Frame 1 (no input): blank canvas, image omitted
Frame 60 (no input): blank canvas, image omitted
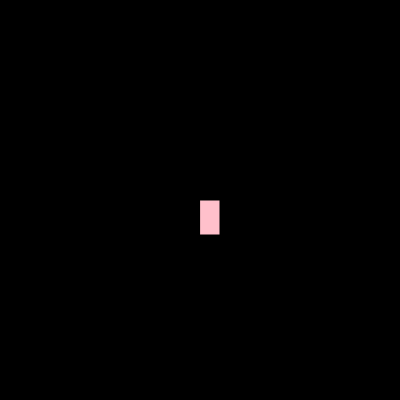
Frame 120 (the mouse pressed at the canvas centre since frame 60)

The p5.js sketch whose frames 1 and 60 were blank and that drew this single picture after the mouse press (run headless with seeded random() and noise() and a simulated clock; from frame 60 on, the mouse is pressed at the canvas centre):

// p5.js sketch
// ── sketch.js
function setup() {
    createCanvas(400, 400);
   background("black")
  }
   function draw() {
  
  
    stroke("black");
    fill("pink");
  
    //console.log (mouseIsPressed)
  
    if (mouseIsPressed) {
    rect(mouseX, mouseY, 20, 35);
    }  
  }
  
